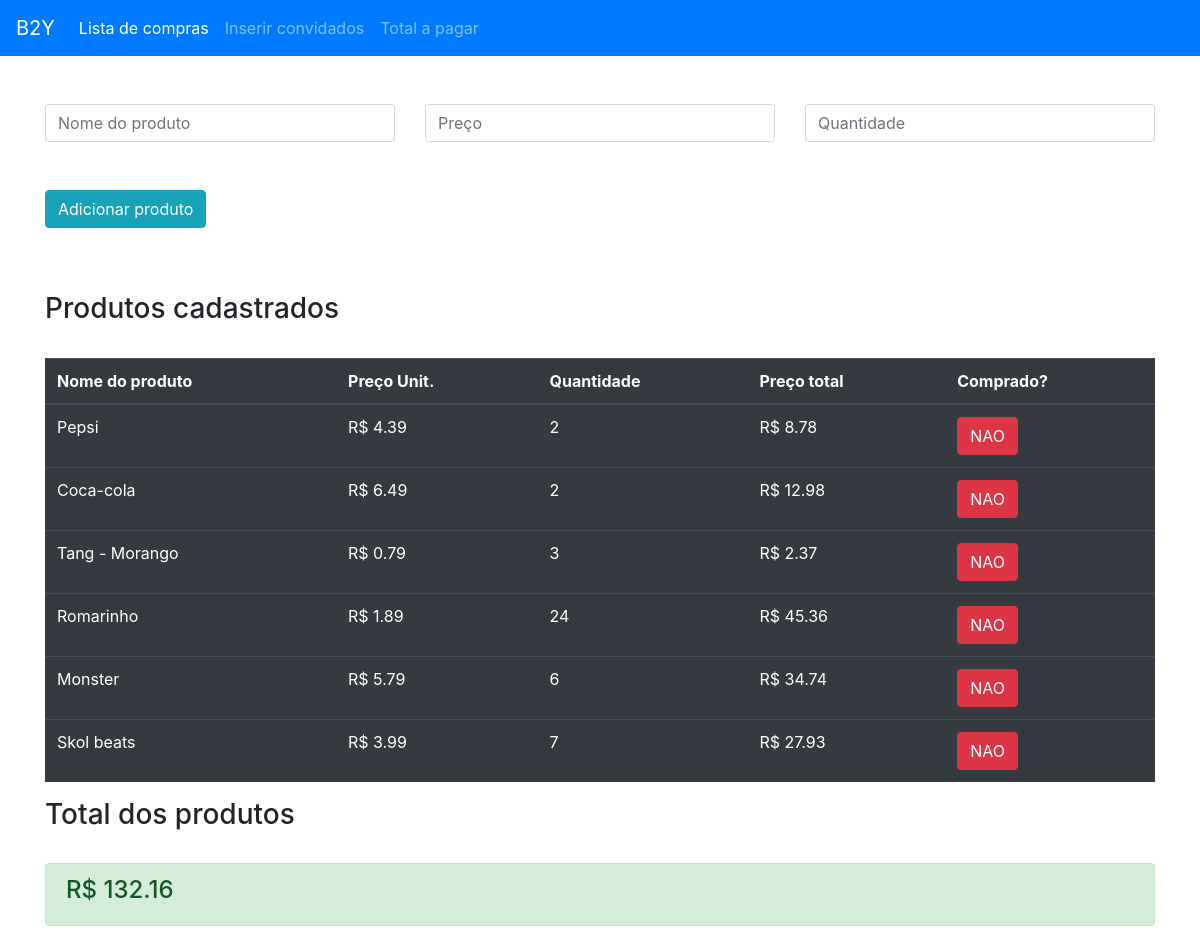
The page / on the database its author committed.
### tables this page shows
CREATE TABLE `lista` (
  `id` int(11) NOT NULL,
  `produto` varchar(50) NOT NULL DEFAULT '',
  `preco` float NOT NULL DEFAULT 0,
  `qnt` int(11) NOT NULL,
  `comprado` tinyint(4) DEFAULT 0,
  `dividido` int(11) DEFAULT NULL
);

### index.php (the view, shortened to what this page needs)
<?php require 'config.php'; ?>
<html lang="pt-br">
<head>
    <link rel="stylesheet" href="https://stackpath.bootstrapcdn.com/bootstrap/4.5.0/css/bootstrap.min.css"
>
</head>
<body>
<nav class="navbar navbar-expand-lg navbar-dark bg-primary">
    <a class="navbar-brand" href="index.php">B2Y</a>
    <div class="collapse navbar-collapse" id="navbarNavAltMarkup">
        <div class="navbar-nav">
            <a class="nav-item nav-link active" href="index.php">Lista de compras</a>
            <a class="nav-item nav-link" href="pessoas.php">Inserir convidados</a>
            <a class="nav-item nav-link" href="pagamento.php">Total a pagar</a>
        </div>
    </div>
</nav>
<br/><br/>
<div class="container">
    <form method="post">
        <div class="row">
            <div class="col">
                <input type="text" class="form-control" placeholder="Nome do produto" name="produto" required>
            </div>
            <div class="col">
                <input type="number" class="form-control" placeholder="Preço" name="preco" step=any required>
            </div>
            <div class="col">
                <input type="number" class="form-control" placeholder="Quantidade" name="quantidade" required>
            </div>
        </div>
        <br/><br/>
        <input type="submit" value="Adicionar produto" class="btn btn-info">
    </form>
    <br/><br/>
    <h3>Produtos cadastrados</h3>
    <br/>
    <div class="table-responsive">
        <table class="table table-dark">
            <thead>
            <tr>
                <th scope="col">Nome do produto</th>
                <th scope="col">Preço Unit.</th>
                <th scope="col">Quantidade</th>
                <th scope="col">Preço total</th>
                <th scope="col">Comprado?</th>
            </tr>
            </thead>
            <tbody>
            <?php
            $db = $conexao->prepare("SELECT * FROM lista");
            $db->execute();
            $total = 0;
            foreach ($db->fetchAll() as $item){
                ?>
                <tr>
                    <td><?php echo $item['produto']; ?></td>
                    <td>R$ <?php echo $item['preco']; ?></td>
                    <td><?php echo $item['qnt']; ?></td>
                    <td>R$ <?php echo $preco_total = $item['qnt'] * $item['preco'];?></td>
                    <?php
                    if($item['comprado'] == 0){
                        ?>
                        <td><a class="btn btn-danger" href="estado.php?id=<?php echo $item['id'];?>">NAO</a></td>
                        <?php
                    }else{
                        ?>
                        <td><a class="btn btn-success" href="estado.php?id=<?php echo $item['id'];?>">SIM</a></td>
                        <?php
                    }?>
                </tr>
                <?php
                $total += $preco_total;
            }
            ?>
            </tbody>
        </table>
    </div>
    <h3>Total dos produtos</h3>
    <br/>
    <div class="alert alert-success" role="alert">
        <?php echo "<h4>R$ ".$total."</h4>"?>
    </div>
</div>
</body>
</html>

### rows shown on the page
lista: produto "Pepsi", preco "4.39", qnt "2", $preco_total = $item['qnt'] * $item['preco'] "8.78"
lista: produto "Coca-cola", preco "6.49", qnt "2", $preco_total = $item['qnt'] * $item['preco'] "12.98"
lista: produto "Tang - Morango", preco "0.79", qnt "3", $preco_total = $item['qnt'] * $item['preco'] "2.37"
lista: produto "Romarinho", preco "1.89", qnt "24", $preco_total = $item['qnt'] * $item['preco'] "45.36"
lista: produto "Monster", preco "5.79", qnt "6", $preco_total = $item['qnt'] * $item['preco'] "34.74"
lista: produto "Skol beats", preco "3.99", qnt "7", $preco_total = $item['qnt'] * $item['preco'] "27.93"

### other values the page prints
$total "132.16"
